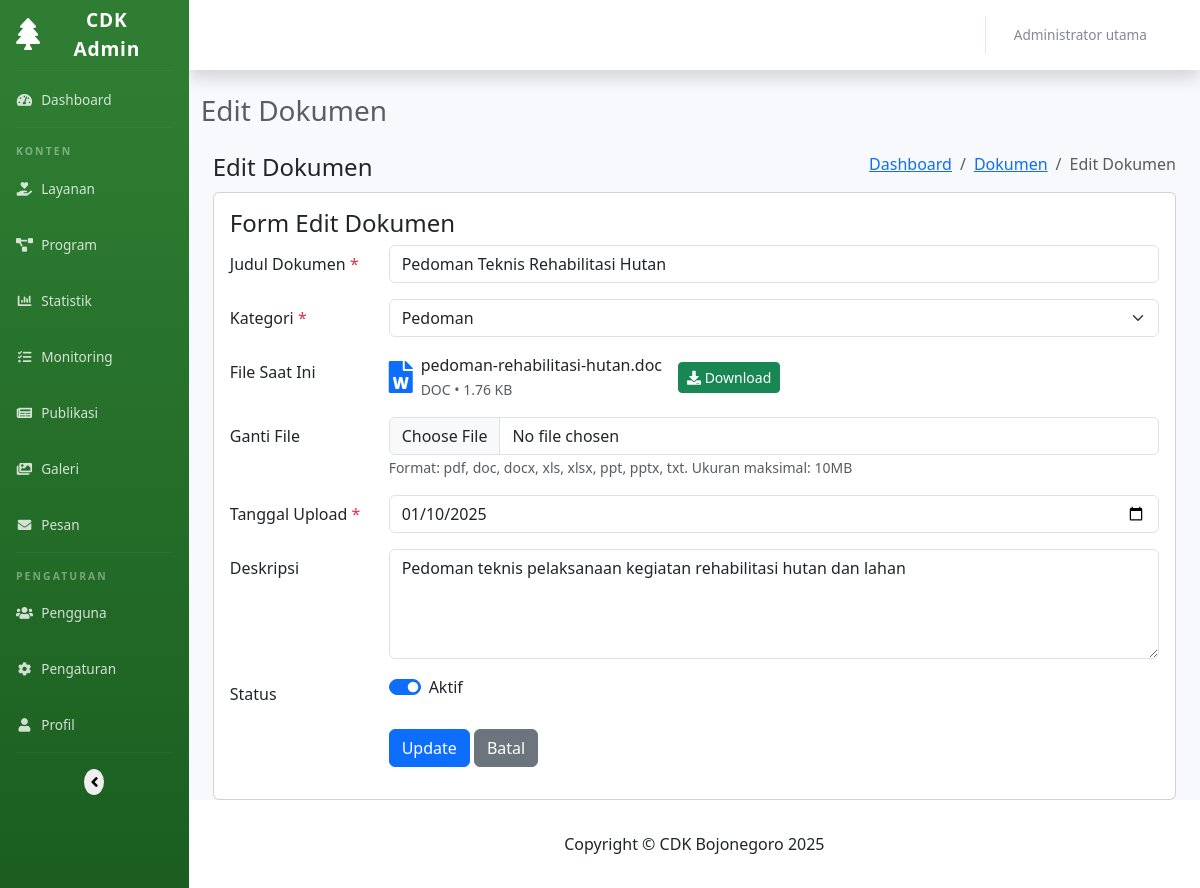
The page /admin/modules/publikasi/edit_document.php?id=2 (signed in) on the database its author committed.
### tables this page shows
CREATE TABLE `users`  (
  `id` int(0) NOT NULL AUTO_INCREMENT,
  `username` varchar(50) NOT NULL,
  `password` varchar(255) NOT NULL,
  `name` varchar(100) NOT NULL,
  `email` varchar(100) NOT NULL,
  `role` enum('admin','editor') NOT NULL,
  `last_login` datetime(0) NULL DEFAULT NULL,
  `created_at` timestamp(0) NULL DEFAULT CURRENT_TIMESTAMP(0),
  `updated_at` timestamp(0) NULL DEFAULT CURRENT_TIMESTAMP(0) ON UPDATE CURRENT_TIMESTAMP(0),
  PRIMARY KEY (`id`) USING BTREE,
  UNIQUE INDEX `username`(`username`) USING BTREE
);

CREATE TABLE `documents`  (
  `id` int(0) NOT NULL AUTO_INCREMENT,
  `title` varchar(255) NOT NULL,
  `filename` varchar(255) NOT NULL,
  `file_type` varchar(10) NOT NULL,
  `file_size` int(0) NOT NULL,
  `category` varchar(50) NULL DEFAULT NULL,
  `description` text NULL,
  `upload_date` date NOT NULL,
  `is_active` tinyint(1) NULL DEFAULT 1,
  `download_count` int(0) NULL DEFAULT 0,
  `created_by` int(0) NULL DEFAULT NULL,
  `created_at` timestamp(0) NULL DEFAULT CURRENT_TIMESTAMP(0),
  `updated_at` timestamp(0) NULL DEFAULT CURRENT_TIMESTAMP(0) ON UPDATE CURRENT_TIMESTAMP(0),
  PRIMARY KEY (`id`) USING BTREE,
  INDEX `created_by`(`created_by`) USING BTREE,
  CONSTRAINT `documents_ibfk_1` FOREIGN KEY (`created_by`) REFERENCES `users` (`id`) ON DELETE SET NULL ON UPDATE RESTRICT
);

### admin/modules/publikasi/edit_document.php (the view, shortened to what the rows shown need)
<?php
require_once BASE_PATH . '/includes/config.php';
require_once ADMIN_PATH . '/includes/auth.php';
require_once ADMIN_PATH . '/includes/functions.php';
$page_title = 'Edit Dokumen';
$id = (int) $_GET['id'];
try {
    $stmt = $pdo->prepare("SELECT * FROM documents WHERE id = ?");
    $stmt->execute([$id]);
    $document = $stmt->fetch();
} catch (PDOException $e) {
    $_SESSION['error_message'] = 'Error: ' . $e->getMessage();
    header('Location: index.php?tab=documents');
    exit;
}
$title = $document['title'];
$category = $document['category'];
$description = $document['description'];
$upload_date = $document['upload_date'];
$is_active = $document['is_active'];
$current_filename = $document['filename'];
$current_filetype = $document['file_type'];
$current_filesize = $document['file_size'];
include_once ADMIN_PATH . '/includes/header.php';
?>
<div class="content-wrapper">
    <div class="container-fluid">
        <div class="row">
            <div class="col-12">
                <div class="card">
                    <div class="card-body">
                        <form action="" method="post" enctype="multipart/form-data">
                            <div class="mb-3 row">
                                <div class="col-md-10">
                                    <input type="text" class="form-control" id="title" name="title"
                                        value="<?php echo htmlspecialchars($title); ?>" required>
                                </div>
                            </div>
                            <div class="mb-3 row">
                                <div class="col-md-10">
                                    <select class="form-select" id="category" name="category" required>
                                        <option value="Pedoman" <?php echo ($category == 'Pedoman') ? 'selected' : ''; ?>>
                                            Pedoman</option>
                                    </select>
                                </div>
                            </div>
                            <div class="mb-3 row">
                                <div class="col-md-10">
                                    <div class="d-flex align-items-center">
                                        <div>
                                            <div><?php echo htmlspecialchars($current_filename); ?></div>
                                            <small class="text-muted">
                                                <?php echo strtoupper($current_filetype); ?> •
                                                <?php echo formatFilesize($current_filesize); ?>
                                            </small>
                                        </div>
                                    </div>
                                </div>
                            </div>
                            <div class="mb-3 row">
                                <div class="col-md-10">
                                    <input type="date" class="form-control" id="upload_date" name="upload_date"
                                        value="<?php echo htmlspecialchars($upload_date); ?>" required>
                                </div>
                            </div>
                            <div class="mb-3 row">
                                <div class="col-md-10">
                                    <textarea class="form-control" id="description" name="description"
                                        rows="4"><?php echo htmlspecialchars($description); ?></textarea>
                                </div>
                            </div>
                            <div class="mb-3 row">
                                <div class="col-md-10">
                                    <div class="form-check form-switch">
                                        <input class="form-check-input" type="checkbox" id="is_active" name="is_active"
                                            <?php echo $is_active ? 'checked' : ''; ?>>
                                        <label class="form-check-label" for="is_active">Aktif</label>
                                    </div>
                                </div>
                            </div>
                        </form>
                    </div>
                </div>
            </div>
        </div>
    </div>
</div>
<?php
include_once ADMIN_PATH . '/includes/footer.php';
?>

### admin/includes/header.php (shortened to what the rows shown need)
<?php
$current_admin = getCurrentAdmin();
?>
<!DOCTYPE html>
<html lang="id">
<head>
    <link href="https://cdn.jsdelivr.net/npm/bootstrap@5.3.0-alpha1/dist/css/bootstrap.min.css" rel="stylesheet">
    <link href="https://cdnjs.cloudflare.com/ajax/libs/font-awesome/6.0.0/css/all.min.css" rel="stylesheet">
    <link rel="stylesheet" href="https://cdnjs.cloudflare.com/ajax/libs/font-awesome/5.15.4/css/all.min.css">
    <link href="<?php echo $site_config['admin_url']; ?>/assets/css/admin.css" rel="stylesheet">
    <link href="https://cdn.jsdelivr.net/npm/remixicon@2.5.0/fonts/remixicon.css" rel="stylesheet">
    <link href="https://cdn.jsdelivr.net/npm/summernote@0.8.18/dist/summernote-bs5.min.css" rel="stylesheet">
</head>
<body id="page-top">
    <div id="wrapper">
        <div id="content-wrapper" class="d-flex flex-column">
            <div id="content">
                <nav class="navbar navbar-expand navbar-light bg-white topbar mb-4 static-top shadow">
                    <ul class="navbar-nav ms-auto">
                        <li class="nav-item dropdown no-arrow">
                            <a class="nav-link dropdown-toggle" href="#" id="userDropdown" role="button"
                                data-bs-toggle="dropdown" aria-haspopup="true" aria-expanded="false">
                                <span class="me-2 d-none d-lg-inline text-gray-600 small">
                                    <?php echo htmlspecialchars($current_admin['name'] ?? 'Admin'); ?>
                                </span>
                                <i class="fas fa-user-circle fa-fw"></i>
                            </a>
                        </li>
                    </ul>
                </nav>
                <div class="container-fluid">
                    <div class="d-sm-flex align-items-center justify-content-between mb-4">
                        <h1 class="h3 mb-0 text-gray-800"><?php echo $page_title ?? 'Dashboard'; ?></h1>
                    </div>

### rows shown on the page
users: name "Administrator utama"
documents: title "Pedoman Teknis Rehabilitasi Hutan", category "Pedoman", filename "pedoman-rehabilitasi-hutan.doc", file_type "DOC", file_size "1.76 KB", upload_date "01/10/2025", description "Pedoman teknis pelaksanaan kegiatan rehabilitasi hutan dan lahan", is_active "☑"

### other values the page prints
$page_title "Edit Dokumen"
